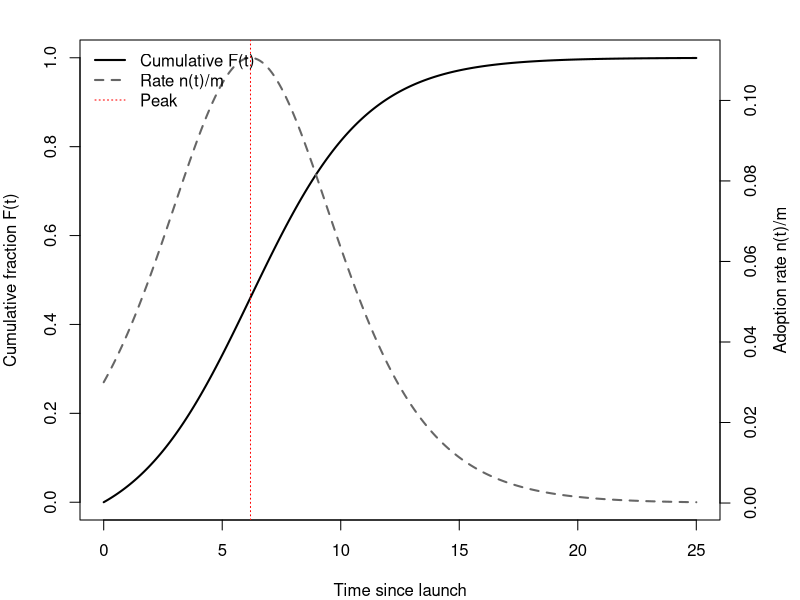
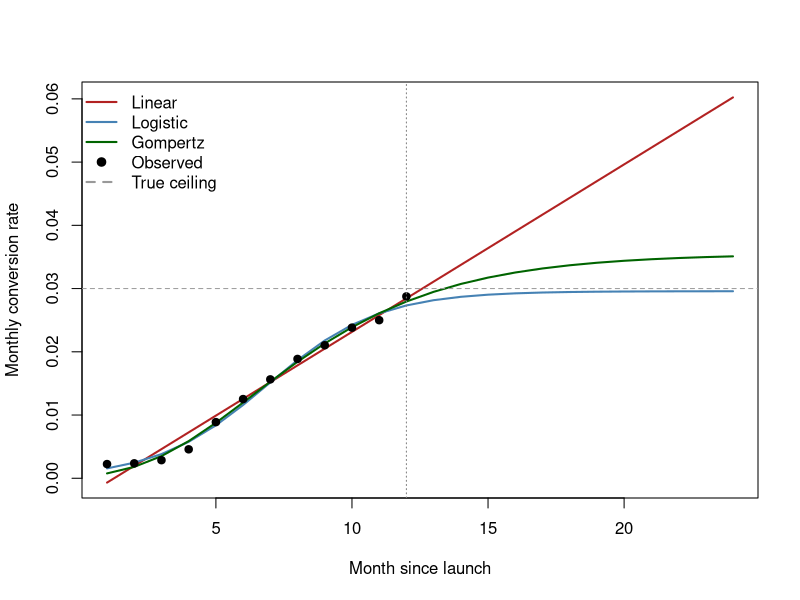

R code for these plots, in order:
## ---- chunk 1
#| label: fig-bass-curve
#| fig-cap: "Bass diffusion: cumulative adoption F(t) and the hump-shaped adoption
#|   rate n(t) for p = 0.03, q = 0.38, m = 1. The adoption rate peaks at the
#|   inflection point of the S-curve."
set.seed(1969)
p <- 0.03; q <- 0.38; m <- 1
t <- seq(0, 25, by = 0.1)

F_t <- (1 - exp(-(p + q) * t)) / (1 + (q / p) * exp(-(p + q) * t))
f_t <- (p + q * F_t) * (1 - F_t)   # adoption density n(t)/m

t_peak <- log(q / p) / (p + q)

op <- par(mar = c(4, 4, 2, 4))
plot(t, F_t, type = "l", lwd = 2, ylim = c(0, 1),
     xlab = "Time since launch", ylab = "Cumulative fraction F(t)")
par(new = TRUE)
plot(t, f_t, type = "l", lwd = 2, lty = 2, col = "grey40",
     axes = FALSE, xlab = "", ylab = "")
axis(4); mtext("Adoption rate n(t)/m", side = 4, line = 2.5)
abline(v = t_peak, col = "red", lty = 3)
legend("topleft", legend = c("Cumulative F(t)", "Rate n(t)/m", "Peak"),
       lty = c(1, 2, 3), lwd = c(2, 2, 1),
       col = c("black", "grey40", "red"), bty = "n")
par(op)
## ---- chunk 2
#| label: fig-growth-curves
#| fig-cap: "Four trend specifications fit to twelve months of a maturing channel's
#|   monthly conversion rate (points), then projected twelve months past the end of the
#|   data (dotted vertical line); the dashed horizontal line is the true 3% ceiling. In
#|   sample the fits nearly coincide; out of sample the linear trend climbs past any
#|   plausible ceiling while the logistic and Gompertz curves saturate—at different
#|   levels, which is the weak identification of a pre-inflection series made visible."
set.seed(2024)

# Twelve months of a new channel's monthly conversion rate, truly approaching a
# ceiling of 3% along a logistic path, observed with noise.
months  <- 1:12
L_true  <- 0.030; k_true <- 0.55; t0_true <- 7
cr_true <- L_true / (1 + exp(-k_true * (months - t0_true)))
cr_obs  <- pmax(cr_true + rnorm(12, 0, 0.0012), 1e-4)
d <- data.frame(t = months, cr = cr_obs)

ctrl <- nls.control(maxiter = 200, warnOnly = TRUE)   # return a fit rather than abort
fit_lin <- lm(cr ~ t, data = d)
fit_cen <- lm(cr ~ I(t - mean(t)), data = d)          # identical fit, centered trend
fit_log <- nls(cr ~ L / (1 + exp(-k * (t - t0))),
               start = list(L = 0.03, k = 0.4, t0 = 7), data = d, control = ctrl)
fit_gom <- nls(cr ~ a * exp(-b * exp(-c * t)),
               start = list(a = 0.03, b = 5, c = 0.4), data = d, control = ctrl)

newt <- data.frame(t = 1:24)
pr <- sapply(list(Linear = fit_lin, Logistic = fit_log, Gompertz = fit_gom),
             function(m) predict(m, newdata = newt))

matplot(newt$t, pr, type = "l", lwd = 2, lty = 1,
        col = c("firebrick", "steelblue", "darkgreen"),
        xlab = "Month since launch", ylab = "Monthly conversion rate",
        ylim = range(0, pr, cr_obs))
points(d$t, d$cr, pch = 19)
abline(v = 12, lty = 3, col = "grey50")
abline(h = L_true, lty = 2, col = "grey60")
legend("topleft", bty = "n", lwd = 2,
       col = c("firebrick", "steelblue", "darkgreen", "black", "grey60"),
       lty = c(1, 1, 1, NA, 2), pch = c(NA, NA, NA, 19, NA),
       legend = c("Linear", "Logistic", "Gompertz", "Observed", "True ceiling"))

cat(sprintf("Projected CR at month 24 — linear %.3f, logistic %.3f, gompertz %.3f\n",
            pr[24, "Linear"], pr[24, "Logistic"], pr[24, "Gompertz"]))
cat(sprintf("Centered-linear reproduces the linear fit exactly: %s\n",
            isTRUE(all.equal(unname(fitted(fit_lin)), unname(fitted(fit_cen))))))
